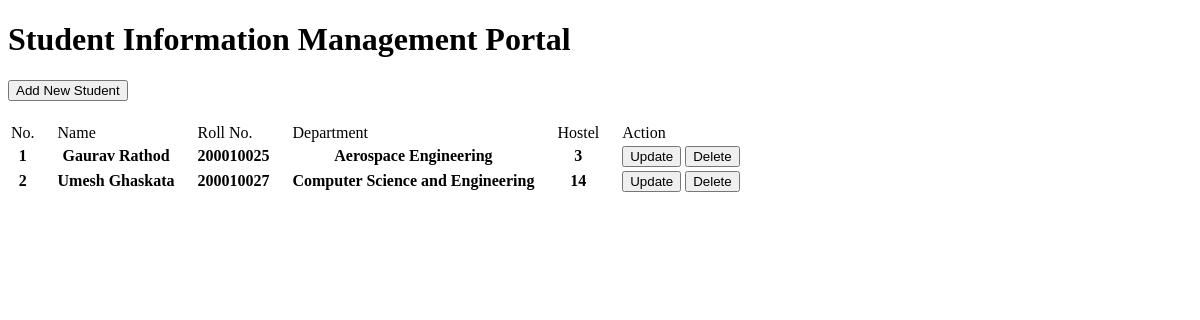
The app's page /, older data.
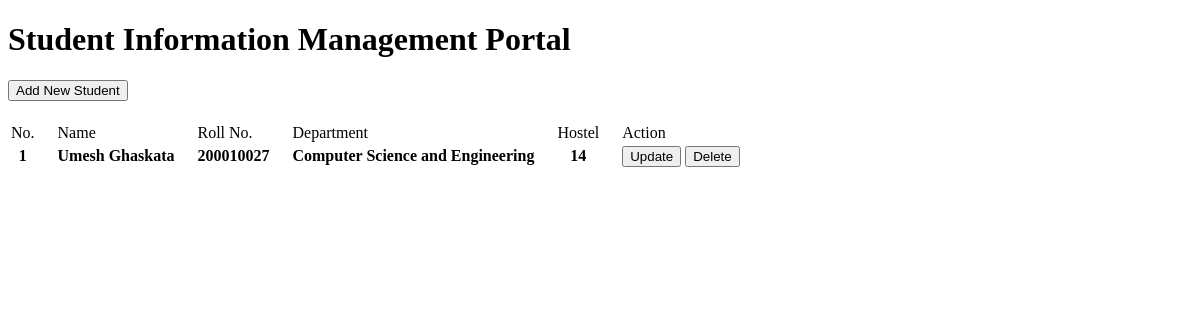
The same page, newer data.
### home/models.py (models this page shows, shortened)
class StudentProfile(models.Model):
    name = models.CharField(max_length=20)
    roll_no = models.IntegerField()
    department = models.CharField(max_length=50)
    hostel = models.CharField(max_length=20)

### home/views.py (the view)
# urls.py: path('', home, name='home'),
def home(request):
    context = {'students': StudentProfile.objects.all()}
    return render(request, 'home.html', context)

### home/templates/home.html
{% extends "layout.html" %}
{% block start %}
<a href="{% url 'add_student' %}"><button style="margin-bottom: 20px;">Add New Student</button></a>
<table>
    <tr>
        <td style="padding-right:20px">No.</td>
        <td style="padding-right:20px">Name</td>
        <td style="padding-right:20px">Roll No.</td>
        <td style="padding-right:20px">Department</td>
        <td style="padding-right:20px">Hostel</td>
        <td style="padding-right:20px">Action</td>
    </tr>
    {% for student in students %}
    <tr>
        <th style="padding-right:20px">{{forloop.counter}}</th>
        <th style="padding-right:20px">{{student.name}}</th>
        <th style="padding-right:20px">{{student.roll_no}}</th>
        <th style="padding-right:20px">{{student.department}}</th>
        <th style="padding-right:20px">{{student.hostel}}</th>
        <th style="padding-right:20px">
            <a href="{% url 'student_update' student.id %}"><button>Update</button></a>
            <a href="{% url 'student_delete' student.id %}"><button>Delete</button></a>
        </th>
    </tr>
    {% endfor %}
</table>
{% endblock %}

Row changes from the older to the newer data that the page shows:
removed StudentProfile: name "Gaurav Rathod", roll_no "200010025", department "Aerospace Engineering", hostel "3"
